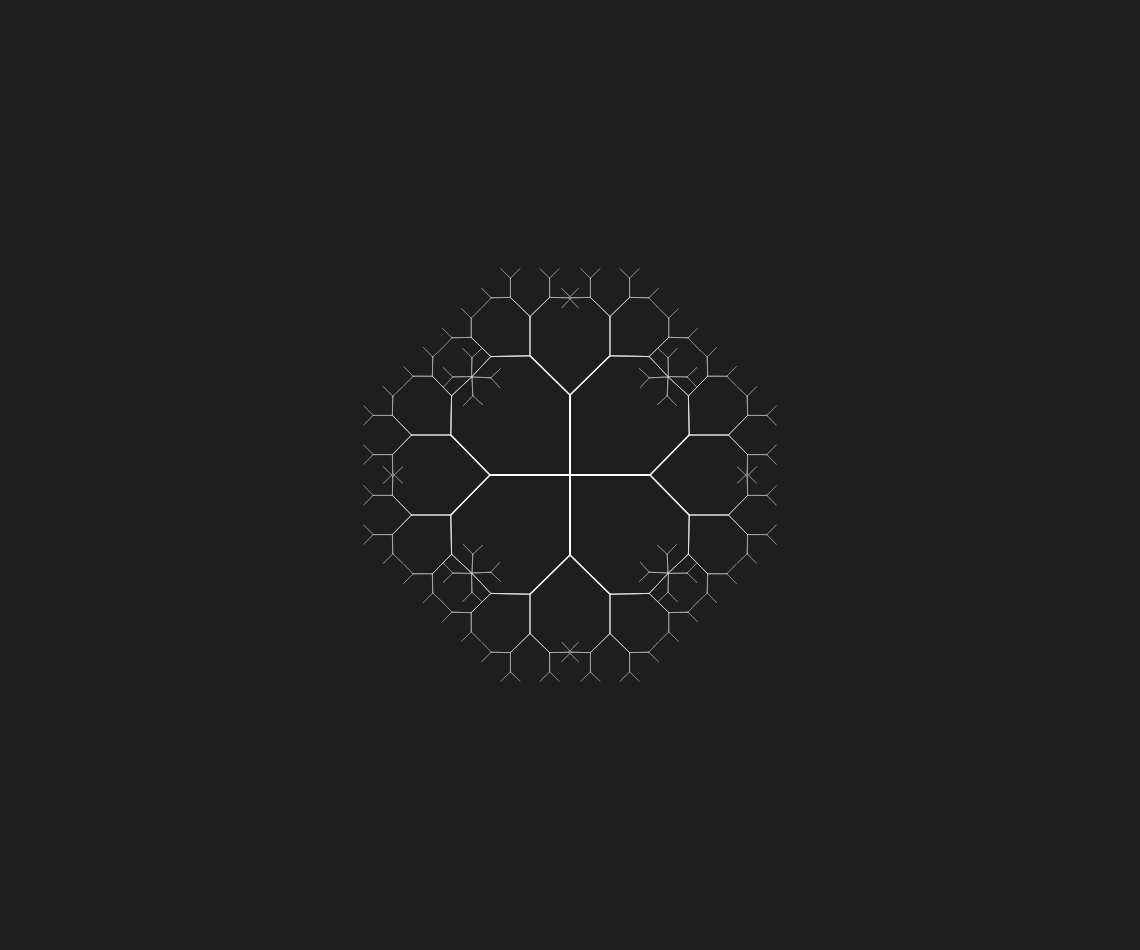
Frame 1 (no input)
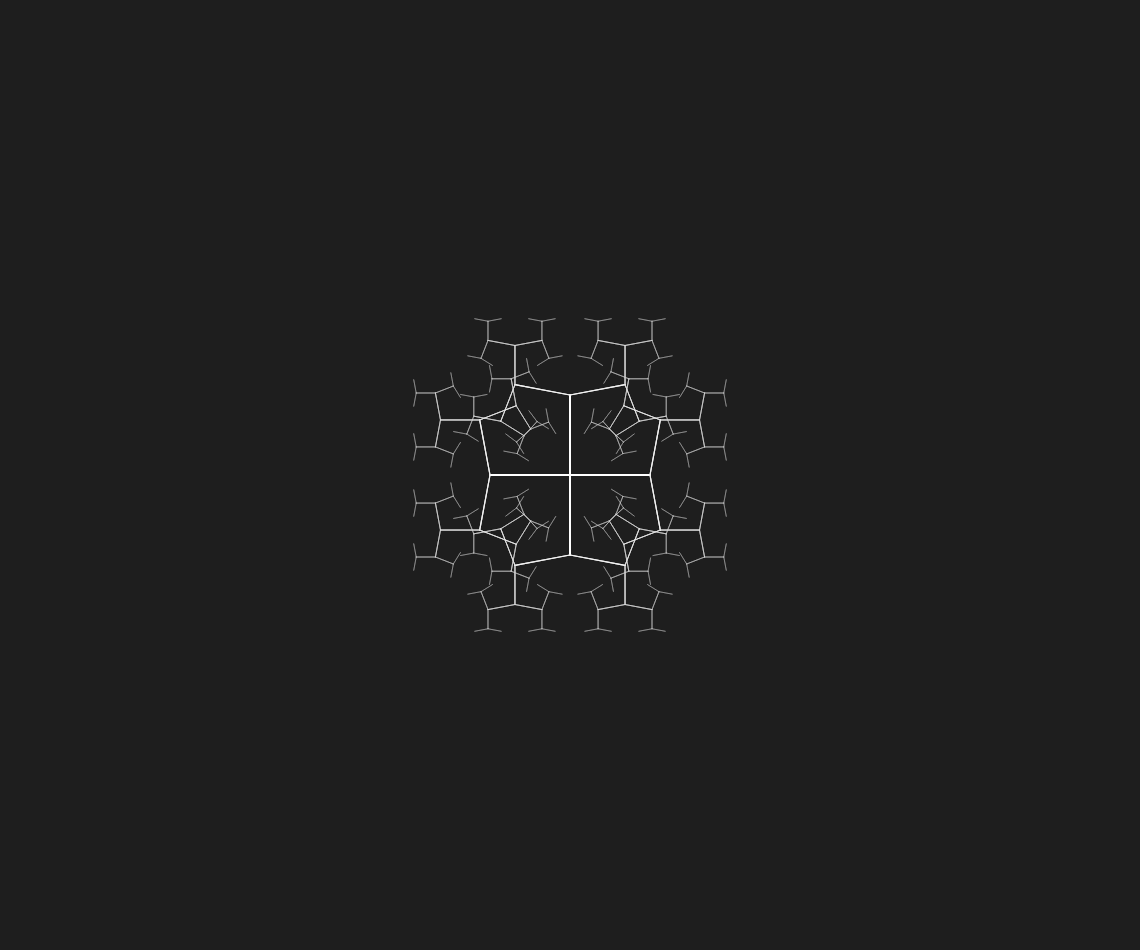
Frame 60 (no input)
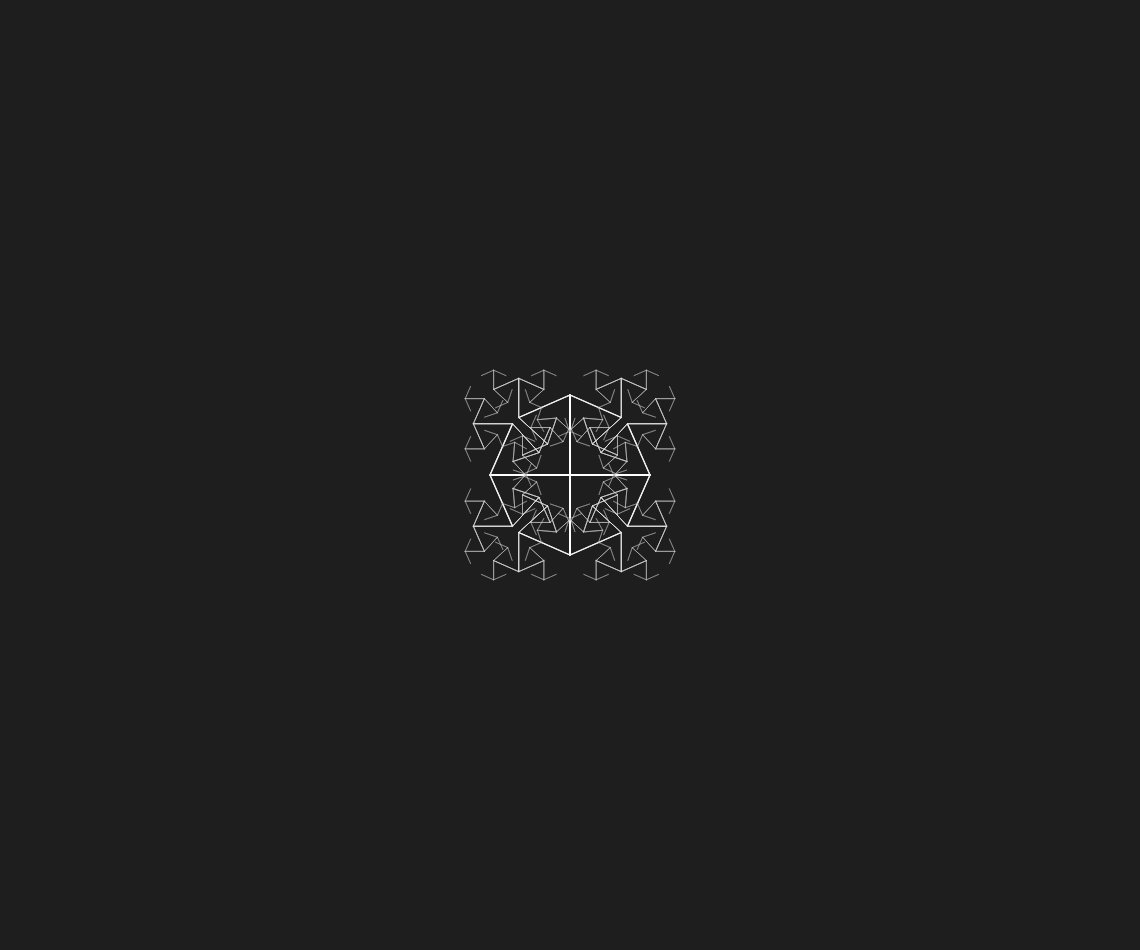
Frame 120 (the mouse pressed at the canvas centre since frame 60)

The p5.js sketch that drew these frames (run headless with seeded random() and noise() and a simulated clock; from frame 60 on, the mouse is pressed at the canvas centre):

// p5.js sketch
// ── sketch.js
var angle = 0;
var dim = 0.7;
var weightDim = 0.6;
var opacityDim = 0.95;
var limit = 1;
var button;
var tree = []; //an array of branch layers. each layer is an array of branches...
var lenTracker = 100;
var initLayers = 5;

function setup() {
    width = document.documentElement.clientWidth * 0.95;
    height = document.documentElement.clientHeight * 0.95;
    createCanvas(width, height);
    var center = createVector(width/2, height/2);
    var topRoot = createVector(width/2, (height/2) - 80);
    var bottomRoot = createVector(width/2, (height/2) + 80);
    var leftRoot = createVector((width/2) - 80, height/2);
    var rightRoot = createVector((width/2) + 80, height/2);
    tree[0] = [
        new Branch(center, topRoot, 2, 1), 
        new Branch(center, bottomRoot, 2, 1),
        new Branch(center, leftRoot, 2, 1),
        new Branch(center, rightRoot, 2, 1)
    ]; //root has only one element, the trunk!
    angle = PI / 4;
    button = createButton('Add branches');
    button.mousePressed(newLayer);
    button = createButton('Remove branches');
    button.mousePressed(removeLayer);
    for (var i = 0; i < initLayers; i++) {
        newLayer();
    }
}

var newLayer = function(){
    //add another layer of branches
    //from the last layer, iterate through all the branches in that layer, get it's descendents and add them to the next layer
    var nextLayer = [];
    var lastLayer = tree[tree.length - 1];

    //first check how small we are
    if (lastLayer[0].length < limit) {
        return;
    } 

    lastLayer.forEach(function(branch){
        nextLayer = nextLayer.concat(branch.grow());
    }); 

    //add the next layer to the tree!
    tree.push(nextLayer);
}
var removeLayer = function(){
    if (tree.length > 2) {
        var secondLastLayer = tree[tree.length - 2];
        secondLastLayer.forEach(function(branch){
            branch.prune();
        });
        tree.pop();
    }
}

function draw() {
    background(30);
    //angle = slider.value();
    angle = angle + 0.01;
    //iterate through every layer of the tree's branches
    tree.forEach(function(layer, i){
        i = i + 1;
        layer.forEach(function(branch){
            branch.draw(1/i);
        });
    });
}

function Branch(begin, end, weight, opacity){
    this.begin = begin; //the starting point
    this.end = end;
    this.weight = weight;
    this.opacity = opacity;

    this.rightChild = false;
    this.leftChild = false;

    this.draw = function(){
        strokeWeight(this.weight);
        stroke(255 * this.opacity);
        
        line(this.begin.x, this.begin.y, this.end.x, this.end.y);

        //before drawing the children, tweak their properties!
        if (this.rightChild) {
            var dir = p5.Vector.sub(this.end, this.begin);
            
            //right
            dir.rotate(angle);
            dir.mult(dim);
            var rightEnd = p5.Vector.add(this.end, dir);
            this.rightChild.end = rightEnd;
            this.rightChild.begin = this.end;

            dir.rotate(- (angle * 2)); //rotate to face the other way
            var leftEnd = p5.Vector.add(this.end, dir);
            this.leftChild.end = leftEnd;
            this.leftChild.begin = this.end;

            this.rightChild.draw();
            this.leftChild.draw();
        }
    }

    //create 2 additional branch objects, and save them as kids
    this.grow = function(){
        var dir = p5.Vector.sub(this.end, this.begin);
        //right
        dir.rotate(angle);
        dir.mult(dim);
        var rightEnd = p5.Vector.add(this.end, dir);
        this.rightChild = new Branch(this.end, rightEnd, this.weight * weightDim, this.opacity * opacityDim);

        //left
        dir.rotate(- (angle * 2)); //rotate to face the other way
        var leftEnd = p5.Vector.add(this.end, dir);
        this.leftChild = new Branch(this.end, leftEnd, this.weight * weightDim, this.opacity * opacityDim);

        return [this.rightChild, this.leftChild];
    }

    this.prune = function(){
        this.rightChild = false;
        this.leftChild = false;
    }
}
